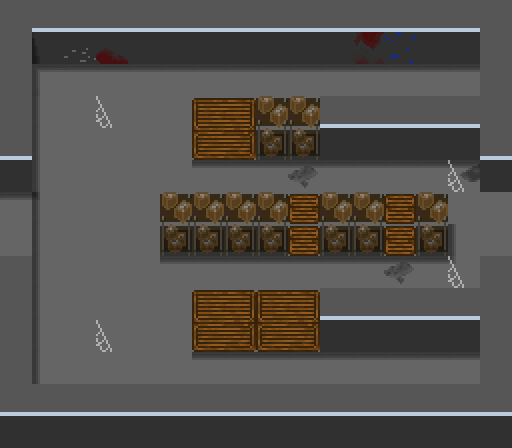

This is a level from a 2D game, rendered from its Tiled map with the project's own tilesets. A one-line summary and the complete map file follow:
An orthogonal 16x14 tile map with 32x32 px tiles, 9 tile layers (Background, Walls, Decorations, Shadows, ...), 2 hidden layers not drawn.

<map version="1.0" tiledversion="1.1.5" orientation="orthogonal" renderorder="right-down" width="16" height="14" tilewidth="32" tileheight="32" infinite="0" nextobjectid="1">
 <tileset firstgid="1" name="tileset" tilewidth="32" tileheight="32" tilecount="84" columns="14">
  <image source="tileset.png" width="448" height="192" />
 </tileset>
 <layer name="Background" width="16" height="14">
  <data encoding="csv">
62,62,62,62,62,62,62,62,62,62,62,62,62,62,62,62,
62,62,62,62,62,62,62,62,62,62,62,62,62,62,62,62,
62,62,62,62,62,62,62,62,62,62,62,62,62,62,62,62,
62,62,62,62,62,62,62,62,62,62,62,62,62,62,62,62,
62,62,62,62,62,62,62,62,62,62,62,62,62,62,62,62,
62,62,62,62,62,62,62,62,62,62,62,62,62,62,62,62,
62,62,62,62,62,62,62,62,62,62,62,62,62,62,62,62,
62,62,62,62,62,62,62,62,62,62,62,62,62,62,62,62,
62,62,62,62,62,62,62,62,62,62,62,62,62,62,62,62,
62,62,62,62,62,62,62,62,62,62,62,62,62,62,62,62,
62,62,62,62,62,62,62,62,62,62,62,62,62,62,62,62,
62,62,62,62,62,62,62,62,62,62,62,62,62,62,62,62,
62,62,62,62,62,62,62,62,62,62,62,62,62,62,62,62,
62,62,62,62,62,62,62,62,62,62,62,62,62,62,62,62
</data>
 </layer>
 <layer name="Walls" width="16" height="14">
  <data encoding="csv">
3,4,4,4,4,4,4,0,0,4,4,4,4,4,4,3,
3,1,15,1,1,1,1,0,0,1,1,1,17,1,1,3,
3,0,0,0,0,0,0,0,0,0,0,0,0,0,0,3,
3,0,0,0,0,0,53,54,63,63,53,54,53,54,64,3,
4,0,0,0,0,0,67,68,64,64,67,68,67,68,64,4,
1,0,0,0,0,0,0,0,0,0,0,0,0,0,0,1,
0,0,0,0,0,63,63,63,63,66,63,63,66,63,0,0,
0,0,0,0,0,64,64,64,64,66,64,64,66,64,0,0,
3,0,0,0,0,0,0,0,0,0,0,0,0,0,0,3,
3,0,0,0,0,0,53,54,53,54,63,63,53,54,66,3,
3,0,0,0,0,0,67,68,67,68,64,64,67,68,66,3,
3,0,0,0,0,0,0,0,0,0,0,0,0,0,0,3,
4,4,4,4,4,4,4,0,0,4,4,4,4,4,4,4,
1,1,1,1,1,1,1,0,0,1,1,1,1,1,1,1
</data>
 </layer>
 <layer name="Decorations" width="16" height="14">
  <data encoding="csv">
0,0,0,0,0,0,0,0,0,0,0,0,0,0,0,0,
0,0,0,13,0,0,0,0,0,0,0,14,0,0,0,0,
0,0,0,0,0,0,0,0,0,0,0,0,0,0,0,0,
0,0,0,0,0,0,0,0,0,0,4,4,4,4,4,0,
0,0,0,0,0,0,0,0,0,0,1,1,1,1,1,0,
0,0,0,0,0,0,0,0,0,41,0,0,0,0,39,0,
0,0,0,0,0,0,0,0,0,0,0,0,0,0,0,0,
0,0,0,0,0,0,0,0,0,0,0,0,0,0,0,0,
0,0,0,0,0,0,0,0,0,0,0,0,41,0,0,0,
0,0,0,0,0,0,0,0,0,0,4,4,4,4,4,0,
0,0,0,0,0,0,0,0,0,0,1,1,1,1,1,0,
0,0,0,0,0,0,0,0,0,0,0,0,0,0,0,0,
0,0,0,0,0,0,0,0,0,0,0,0,0,0,0,0,
0,0,0,0,0,0,0,0,0,0,0,0,0,0,0,0
</data>
 </layer>
 <layer name="Shadows" width="16" height="14">
  <data encoding="csv">
0,0,0,0,0,0,0,0,0,0,0,0,0,0,0,0,
0,30,0,0,0,0,0,0,0,0,0,0,0,0,0,0,
0,31,29,29,29,29,29,0,0,29,29,29,29,29,29,0,
0,32,0,0,0,0,0,0,0,0,0,0,0,0,0,0,
0,32,0,0,0,0,0,0,0,0,0,0,0,0,0,0,
0,32,0,0,0,0,29,29,29,29,29,29,29,29,29,0,
29,46,0,0,0,0,0,0,0,0,0,0,0,0,0,0,
0,0,0,0,0,0,0,0,0,0,0,0,0,0,32,0,
0,32,0,0,0,29,29,29,29,29,29,29,29,29,46,0,
0,32,0,0,0,0,0,0,0,0,0,0,0,0,0,0,
0,32,0,0,0,0,0,0,0,0,0,0,0,0,0,0,
0,32,0,0,0,0,29,29,29,29,29,29,29,29,29,0,
0,0,0,0,0,0,0,0,0,0,0,0,0,0,0,0,
0,0,0,0,0,0,0,0,0,0,0,0,0,0,0,0
</data>
 </layer>
 <layer name="LeftShadows" width="16" height="14">
  <data encoding="csv">
0,0,0,0,0,0,0,0,0,0,0,0,0,0,0,0,
0,0,0,0,0,0,0,0,0,0,0,0,0,0,0,0,
0,0,0,0,0,0,0,0,0,0,0,0,0,0,0,0,
0,0,0,0,0,0,0,0,0,0,0,0,0,0,0,0,
0,0,0,0,0,0,0,0,0,0,0,0,0,0,0,0,
0,0,0,0,0,0,0,0,0,0,0,0,0,0,0,0,
0,32,0,0,0,0,0,0,0,0,0,0,0,0,0,0,
0,32,0,0,0,0,0,0,0,0,0,0,0,0,0,0,
0,0,0,0,0,0,0,0,0,0,0,0,0,0,0,0,
0,0,0,0,0,0,0,0,0,0,0,0,0,0,0,0,
0,0,0,0,0,0,0,0,0,0,0,0,0,0,0,0,
0,0,0,0,0,0,0,0,0,0,0,0,0,0,0,0,
0,0,0,0,0,0,0,0,0,0,0,0,0,0,0,0,
0,0,0,0,0,0,0,0,0,0,0,0,0,0,0,0
</data>
 </layer>
 <layer name="UpShadows" width="16" height="14">
  <data encoding="csv">
0,0,0,0,0,0,0,0,0,0,0,0,0,0,0,0,
0,0,0,0,0,0,0,0,0,0,0,0,0,0,0,0,
0,0,0,0,0,0,0,29,29,0,0,0,0,0,0,0,
0,0,0,0,0,0,0,0,0,0,0,0,0,0,0,0,
0,0,0,0,0,0,0,0,0,0,0,0,0,0,0,0,
0,0,0,0,0,0,0,0,0,0,0,0,0,0,0,0,
0,0,0,0,0,0,0,0,0,0,0,0,0,0,0,0,
0,0,0,0,0,0,0,0,0,0,0,0,0,0,0,0,
0,0,0,0,0,0,0,0,0,0,0,0,0,0,0,0,
0,0,0,0,0,0,0,0,0,0,0,0,0,0,0,0,
0,0,0,0,0,0,0,0,0,0,0,0,0,0,0,0,
0,0,0,0,0,0,0,0,0,0,0,0,0,0,0,0,
0,0,0,0,0,0,0,0,0,0,0,0,0,0,0,0,
0,0,0,0,0,0,0,0,0,0,0,0,0,0,0,0
</data>
 </layer>
 <layer name="Enemy" width="16" height="14">
  <data encoding="csv">
0,0,0,0,0,0,0,0,0,0,0,0,0,0,0,0,
0,0,0,0,0,0,0,0,0,0,0,0,0,0,0,0,
0,0,0,0,0,0,0,0,0,0,0,0,0,0,0,0,
0,0,0,43,0,0,0,0,0,0,0,0,0,0,0,0,
0,0,0,0,0,0,0,0,0,0,0,0,0,0,0,0,
0,0,0,0,0,0,0,0,0,0,0,0,0,0,43,0,
0,0,0,0,0,0,0,0,0,0,0,0,0,0,0,0,
0,0,0,0,0,0,0,0,0,0,0,0,0,0,0,0,
0,0,0,0,0,0,0,0,0,0,0,0,0,0,43,0,
0,0,0,0,0,0,0,0,0,0,0,0,0,0,0,0,
0,0,0,43,0,0,0,0,0,0,0,0,0,0,0,0,
0,0,0,0,0,0,0,0,0,0,0,0,0,0,0,0,
0,0,0,0,0,0,0,0,0,0,0,0,0,0,0,0,
0,0,0,0,0,0,0,0,0,0,0,0,0,0,0,0
</data>
 </layer>
 <layer name="Up" width="16" height="14">
  <data encoding="csv">
0,0,0,0,0,0,0,4,4,0,0,0,0,0,0,0,
0,0,0,0,0,0,0,1,1,0,0,0,0,0,0,0,
0,0,0,0,0,0,0,0,0,0,0,0,0,0,0,0,
0,0,0,0,0,0,0,0,0,0,0,0,0,0,0,0,
0,0,0,0,0,0,0,0,0,0,0,0,0,0,0,0,
0,0,0,0,0,0,0,0,0,0,0,0,0,0,0,0,
0,0,0,0,0,0,0,0,0,0,0,0,0,0,0,0,
0,0,0,0,0,0,0,0,0,0,0,0,0,0,0,0,
0,0,0,0,0,0,0,0,0,0,0,0,0,0,0,0,
0,0,0,0,0,0,0,0,0,0,0,0,0,0,0,0,
0,0,0,0,0,0,0,0,0,0,0,0,0,0,0,0,
0,0,0,0,0,0,0,0,0,0,0,0,0,0,0,0,
0,0,0,0,0,0,0,0,0,0,0,0,0,0,0,0,
0,0,0,0,0,0,0,0,0,0,0,0,0,0,0,0
</data>
 </layer>
 <layer name="Down" width="16" height="14">
  <data encoding="csv">
0,0,0,0,0,0,0,0,0,0,0,0,0,0,0,0,
0,0,0,0,0,0,0,0,0,0,0,0,0,0,0,0,
0,0,0,0,0,0,0,0,0,0,0,0,0,0,0,0,
0,0,0,0,0,0,0,0,0,0,0,0,0,0,0,0,
0,0,0,0,0,0,0,0,0,0,0,0,0,0,0,0,
0,0,0,0,0,0,0,0,0,0,0,0,0,0,0,0,
0,0,0,0,0,0,0,0,0,0,0,0,0,0,0,0,
0,0,0,0,0,0,0,0,0,0,0,0,0,0,0,0,
0,0,0,0,0,0,0,0,0,0,0,0,0,0,0,0,
0,0,0,0,0,0,0,0,0,0,0,0,0,0,0,0,
0,0,0,0,0,0,0,0,0,0,0,0,0,0,0,0,
0,0,0,0,0,0,0,0,0,0,0,0,0,0,0,0,
0,0,0,0,0,0,0,4,4,0,0,0,0,0,0,0,
0,0,0,0,0,0,0,1,1,0,0,0,0,0,0,0
</data>
 </layer>
 <layer name="Left" width="16" height="14" visible="0">
  <data encoding="csv">
0,0,0,0,0,0,0,0,0,0,0,0,0,0,0,0,
0,0,0,0,0,0,0,0,0,0,0,0,0,0,0,0,
0,0,0,0,0,0,0,0,0,0,0,0,0,0,0,0,
0,0,0,0,0,0,0,0,0,0,0,0,0,0,0,0,
3,0,0,0,0,0,0,0,0,0,0,0,0,0,0,0,
3,0,0,0,0,0,0,0,0,0,0,0,0,0,0,0,
3,0,0,0,0,0,0,0,0,0,0,0,0,0,0,0,
3,0,0,0,0,0,0,0,0,0,0,0,0,0,0,0,
0,0,0,0,0,0,0,0,0,0,0,0,0,0,0,0,
0,0,0,0,0,0,0,0,0,0,0,0,0,0,0,0,
0,0,0,0,0,0,0,0,0,0,0,0,0,0,0,0,
0,0,0,0,0,0,0,0,0,0,0,0,0,0,0,0,
0,0,0,0,0,0,0,0,0,0,0,0,0,0,0,0,
0,0,0,0,0,0,0,0,0,0,0,0,0,0,0,0
</data>
 </layer>
 <layer name="Right" width="16" height="14" visible="0">
  <data encoding="csv">
0,0,0,0,0,0,0,0,0,0,0,0,0,0,0,0,
0,0,0,0,0,0,0,0,0,0,0,0,0,0,0,0,
0,0,0,0,0,0,0,0,0,0,0,0,0,0,0,0,
0,0,0,0,0,0,0,0,0,0,0,0,0,0,0,0,
0,0,0,0,0,0,0,0,0,0,0,0,0,0,0,3,
0,0,0,0,0,0,0,0,0,0,0,0,0,0,0,3,
0,0,0,0,0,0,0,0,0,0,0,0,0,0,0,3,
0,0,0,0,0,0,0,0,0,0,0,0,0,0,0,3,
0,0,0,0,0,0,0,0,0,0,0,0,0,0,0,0,
0,0,0,0,0,0,0,0,0,0,0,0,0,0,0,0,
0,0,0,0,0,0,0,0,0,0,0,0,0,0,0,0,
0,0,0,0,0,0,0,0,0,0,0,0,0,0,0,0,
0,0,0,0,0,0,0,0,0,0,0,0,0,0,0,0,
0,0,0,0,0,0,0,0,0,0,0,0,0,0,0,0
</data>
 </layer>
</map>
